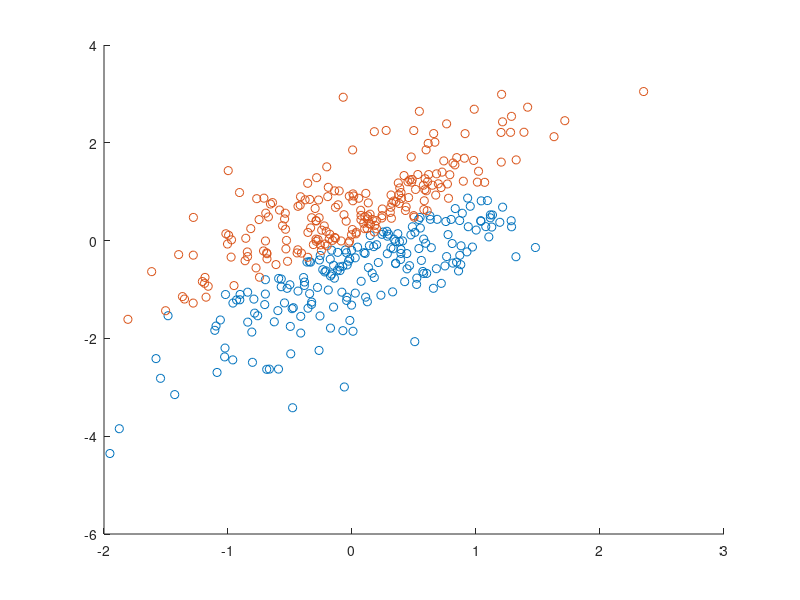

Recreate this plot in MATLAB. (Note: this script raises an error after producing the figure.)
%% Wie macht sich Naive Bayes bei Korrelation der Merkmale?
% Wenn hier x(:,1) und x(:,2) unkorreliert sind, klappt Naive Bayes gut. 
% Wenn man in der Kovarianzmatrix aber Korrelation einschaltet, klappt es
% nicht mehr gut!

N = 400; 
mu = [0; 0]; 
% C = [1/2, 3/4; 3/4, 2.5/2]; 
od = 0.5; 
C = [1/2, od; od, 2.5/2]; 
rhotheo = C(1,2) / sqrt(C(1,1)*C(2,2)); 
x = mvnrnd(mu,C,N);
corrMat = corrcoef(x); 
% Teile Klassen mit Ausgleichsgrade ein
p = polyfit(x(:,1), x(:,2), 1); 
lbl = x(:,2) > p(2) + p(1)*x(:,1);
gscatter(x(:,1), x(:,2), lbl);
%%
nb = fitcnb(x, lbl); 
lblprednb = predict(nb, x); 
trainErrnb = sum(lbl~=lblprednb)/N; 
knn = fitcknn(x, lbl, 'NumNeighbors',8); 
lblpredknn = predict(knn, x); 
trainErrknn = sum(lbl~=lblpredknn)/N; 
title({sprintf('Korr = %.2f', corrMat(1,2)); ...
   sprintf('Fehler (NB): %.1f%%, Fehler (kNN): %.1f%%', 100*trainErrnb, 100*trainErrknn)});

